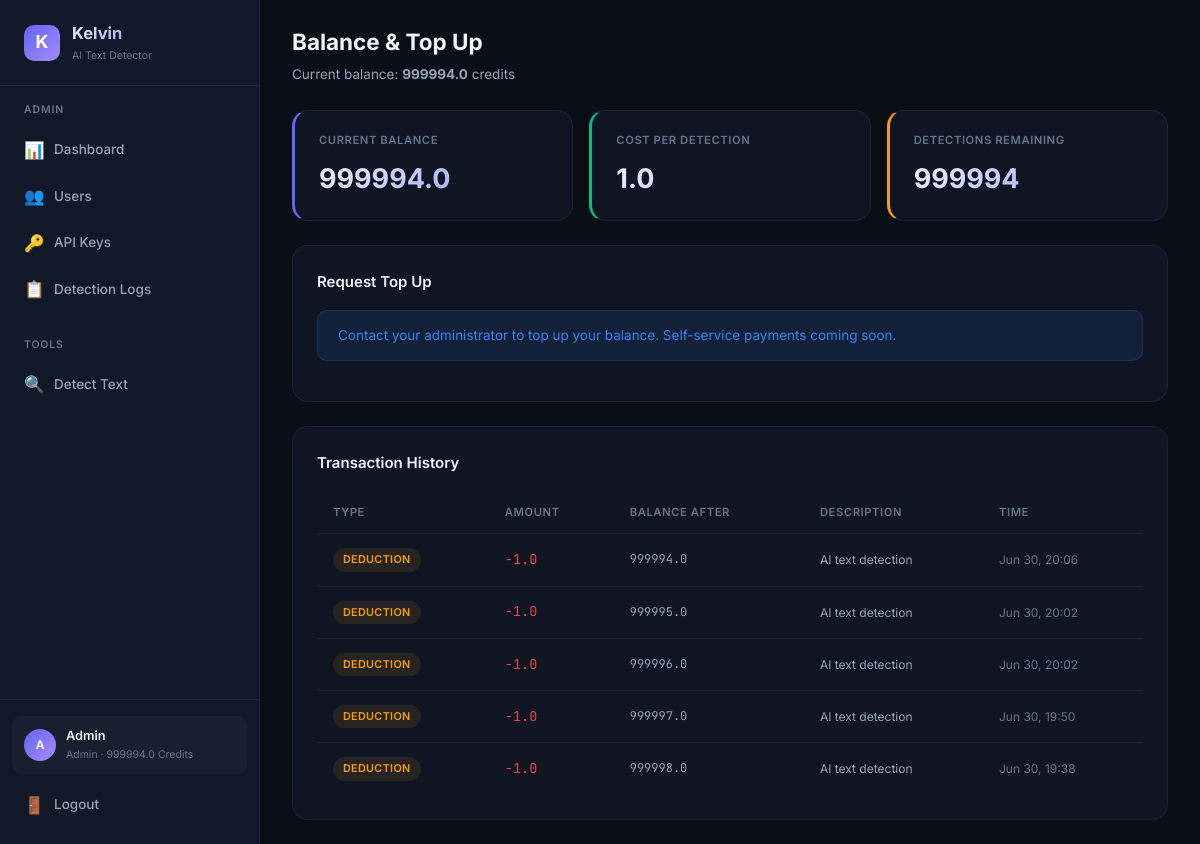
The page /dashboard/topup (signed in) on the database as committed earlier.
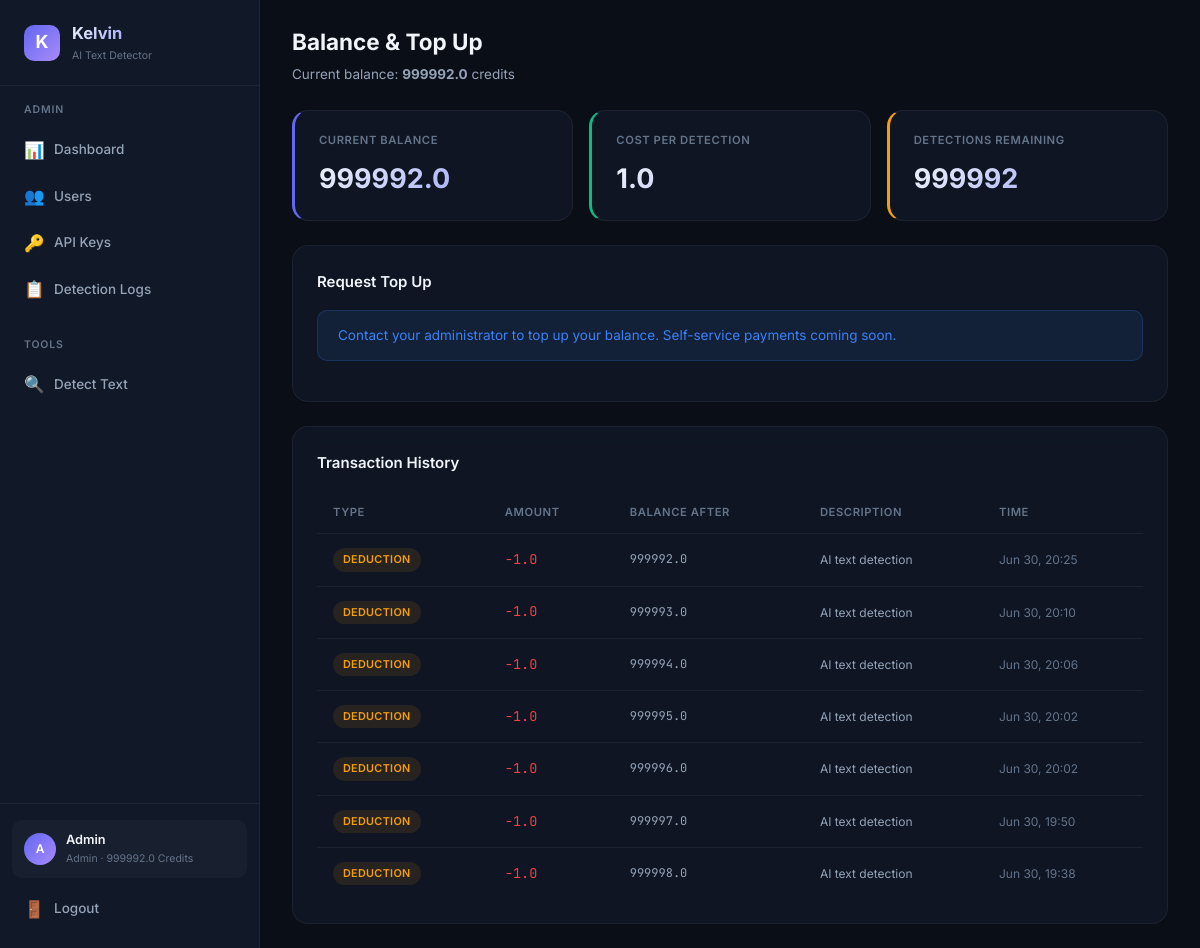
The same page on the database as committed later.
### database.py (models this page shows, shortened)
class User(Base):
    __tablename__ = "users"
    id = Column(Integer, primary_key=True, autoincrement=True)
    email = Column(String(255), unique=True, nullable=False, index=True)
    password_hash = Column(String(255), nullable=False)
    display_name = Column(String(100), nullable=False)
    role = Column(String(20), nullable=False, default="user")  # "admin" or "user"
    balance = Column(Float, nullable=False, default=100.0)
    is_active = Column(Boolean, nullable=False, default=True)
    created_at = Column(DateTime, nullable=False, default=datetime.utcnow)
    api_keys = relationship("APIKeyRecord", back_populates="user", lazy="dynamic")
    detection_logs = relationship("DetectionLog", back_populates="user", lazy="dynamic")
    transactions = relationship("BalanceTransaction", back_populates="user", lazy="dynamic")

class BalanceTransaction(Base):
    __tablename__ = "balance_transactions"
    id = Column(Integer, primary_key=True, autoincrement=True)
    user_id = Column(Integer, ForeignKey("users.id"), nullable=False, index=True)
    amount = Column(Float, nullable=False)  # positive = credit, negative = debit
    type = Column(String(20), nullable=False)  # "topup", "deduction", "refund", "signup_bonus"
    description = Column(String(255), nullable=True)
    balance_after = Column(Float, nullable=True)
    created_at = Column(DateTime, nullable=False, default=datetime.utcnow)
    user = relationship("User", back_populates="transactions")

### detect-ai.py (the view)
@app.get("/dashboard/topup", response_class=HTMLResponse)
async def user_topup_page(request: Request, db: Session = Depends(get_db_session)):
    user = _require_web_user(request, db)
    transactions = db.query(BalanceTransaction).filter(BalanceTransaction.user_id == user.id).order_by(desc(BalanceTransaction.created_at)).limit(50).all()
    return _render(request, db, "user/topup.html", transactions=transactions)

### templates/user/topup.html (shortened to what this page needs)
{% extends "base.html" %}
{% set active_page = 'user-topup' %}
{% block page_header %}
<div class="page-header">
    <h2>Balance & Top Up</h2>
    <p>Current balance: <strong>{{ user.balance | round(1) }}</strong> credits</p>
</div>
{% endblock %}
{% block content %}
<div class="stats-grid">
    <div class="stat-card accent">
        <div class="stat-label">Current Balance</div>
        <div class="stat-value">{{ user.balance | round(1) }}</div>
    </div>
    <div class="stat-card green">
        <div class="stat-label">Cost Per Detection</div>
        <div class="stat-value">1.0</div>
    </div>
    <div class="stat-card yellow">
        <div class="stat-label">Detections Remaining</div>
        <div class="stat-value">{{ user.balance | int }}</div>
    </div>
</div>
<div class="card mb-24">
    <div class="card-header">
        <h3>Request Top Up</h3>
    </div>
    <div class="alert alert-info">
        Contact your administrator to top up your balance. Self-service payments coming soon.
    </div>
</div>
<div class="card">
    <div class="card-header">
        <h3>Transaction History</h3>
    </div>
    {% if transactions %}
    <div class="table-container">
        <table>
            <thead>
                <tr>
                    <th>Type</th>
                    <th>Amount</th>
                    <th>Balance After</th>
                    <th>Description</th>
                    <th>Time</th>
                </tr>
            </thead>
            <tbody>
                {% for tx in transactions %}
                <tr>
                    <td>
                        {% if tx.type == 'topup' or tx.type == 'signup_bonus' %}
                        <span class="badge badge-green">{{ tx.type }}</span>
                        {% elif tx.type == 'deduction' %}
                        <span class="badge badge-yellow">deduction</span>
                        {% elif tx.type == 'refund' %}
                        <span class="badge badge-blue">refund</span>
                        {% else %}
                        <span class="badge badge-muted">{{ tx.type }}</span>
                        {% endif %}
                    </td>
                    <td class="text-mono {% if tx.amount > 0 %}text-green{% else %}text-red{% endif %}">
                        {{ '+' if tx.amount > 0 else '' }}{{ tx.amount | round(1) }}
                    </td>
                    <td class="text-mono text-sm">{{ tx.balance_after | round(1) if tx.balance_after else '—' }}</td>
                    <td class="text-sm">{{ tx.description or '—' }}</td>
                    <td class="text-sm text-muted">{{ tx.created_at.strftime('%b %d, %H:%M') if tx.created_at else '—' }}</td>
                </tr>
                {% endfor %}
            </tbody>
        </table>
    </div>
    {% else %}
    <div class="empty-state">
        <div class="empty-icon">💰</div>
        <h3>No transactions yet</h3>
    </div>
    {% endif %}
</div>
{% endblock %}

### templates/base.html (shortened to what this page needs)
<!DOCTYPE html>
<html lang="en">
<head>
    <link rel="stylesheet" href="/static/css/style.css?v=3">
</head>
<body>
    {% block body %}
    <div class="app-layout">
        <aside class="sidebar">
            <div class="sidebar-brand">
                <div class="brand-icon">K</div>
                <div>
                    <h1>Kelvin</h1>
                    <div class="brand-version">AI Text Detector</div>
                </div>
            </div>
            <nav class="sidebar-nav">
                {% if user and user.role == 'admin' %}
                <div class="nav-section">
                    <div class="nav-section-title">Admin</div>
                    <a href="/admin/dashboard" class="nav-link {% if active_page == 'admin-dashboard' %}active{% endif %}">
                        <span class="nav-icon">📊</span> Dashboard
                    </a>
                    <a href="/admin/users" class="nav-link {% if active_page == 'admin-users' %}active{% endif %}">
                        <span class="nav-icon">👥</span> Users
                    </a>
                    <a href="/admin/keys" class="nav-link {% if active_page == 'admin-keys' %}active{% endif %}">
                        <span class="nav-icon">🔑</span> API Keys
                    </a>
                    <a href="/admin/logs" class="nav-link {% if active_page == 'admin-logs' %}active{% endif %}">
                        <span class="nav-icon">📋</span> Detection Logs
                    </a>
                </div>
                <div class="nav-section">
                    <div class="nav-section-title">Tools</div>
                    <a href="/dashboard/detect" class="nav-link {% if active_page == 'detect' %}active{% endif %}">
                        <span class="nav-icon">🔍</span> Detect Text
                    </a>
                </div>
                {% endif %}
            </nav>
            {% if user %}
            <div class="sidebar-footer">
                <div class="sidebar-user">
                    <div class="user-avatar">{{ user.display_name[0] | upper }}</div>
                    <div class="user-info">
                        <div class="user-name">{{ user.display_name }}</div>
                        <div class="user-role">{{ user.role }} · {{ user.balance | round(1) }} credits</div>
                    </div>
                </div>
                <a href="/logout" class="nav-link" style="margin-top: 8px;">
                    <span class="nav-icon">🚪</span> Logout
                </a>
            </div>
            {% endif %}
        </aside>
        <main class="main-content">
            {% block page_header %}{% endblock %}
            <div class="page-body">
                {% block content %}{% endblock %}
            </div>
        </main>
    </div>
    {% endblock %}
</body>
</html>

Rows that differ between the two databases and show on the page:
changed User "Admin": balance "999994.0" → "999992.0"; balance "999994" → "999992"
added BalanceTransaction: type "DEDUCTION", amount "-1.0", balance_after "999992.0", description "AI text detection", created_at "Jun 30, 20:25"
added BalanceTransaction: type "DEDUCTION", amount "-1.0", balance_after "999993.0", description "AI text detection", created_at "Jun 30, 20:10"
